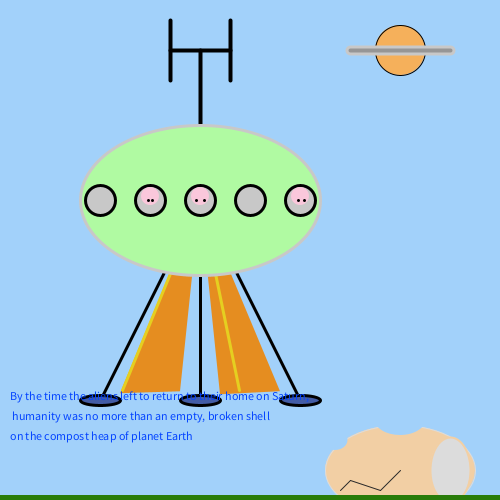
Frame 1 (no input)
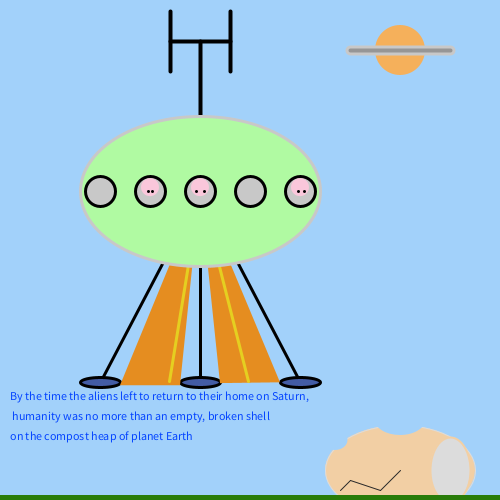
Frame 60 (the mouse pressed at the canvas centre just before this capture)
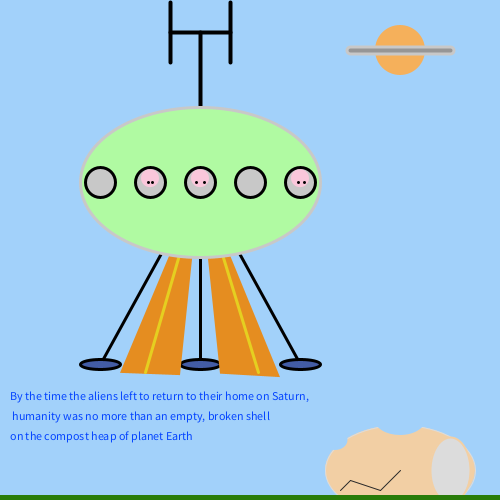
Frame 120 (the mouse held since frame 60 and released just before this capture)

The Processing sketch that drew these frames (run headless with seeded random() and noise(); from frame 60 on, the mouse is pressed at the canvas centre):

// Processing sketch: processing_180605
// ── processing_180605.pde

float shipx = 200;
float shipy = 200;
float pody = 400;

void setup ()
{
size (500,500);
}

void draw ()
{
  
background (#A2D1FA);

//saturn
fill (#F5B05B);
ellipse (400,50, 50,50);
stroke (200);
strokeWeight (10);
line (350, 50, 450, 50);
stroke (150);
strokeWeight (4);
line (350,50,450,50);

//aerial
stroke (0);
strokeWeight (4);
line (shipx, shipy,shipx, shipy - 150);
line (shipx - 30, shipy - 150, shipx + 30, shipy -150);
line (shipx - 30, shipy - 120, shipx - 30, shipy - 180);
line (shipx +30 ,shipy - 120,shipx +30, shipy -180);

stroke (0);
strokeWeight (3);
//legs
line (shipx,shipy,shipx - 100, pody);
line (shipx,shipy,shipx, pody);
line (shipx,shipy,shipx + 100, pody);

//feet
fill (#435CA5);
ellipse (shipx - 100,pody, 40,10);
ellipse (shipx,pody, 40,10);
ellipse (shipx + 100,pody, 40,10);

//jets
noStroke ();
fill (#E58D20);
triangle (shipx, shipy, shipx - 80, shipy + (random (190,195)), shipx - 20, shipy +(random (190,195)));
stroke (#E5CF20);
line (shipx, shipy,shipx - (random (20,80)),shipy + 190);
noStroke ();
fill (#E58D20);
triangle (shipx, shipy, shipx + 80, shipy + (random (190,195)), shipx + 20, shipy + (random (190,195)));
stroke (#E5CF20);
line (shipx, shipy, shipx  + (random (20,80)), shipy + 190);

//flyingsaucer
stroke(200);
fill (#B0FAA2);
ellipse (shipx,shipy,240,150);

//windows
stroke (0);
fill (200);
ellipse (shipx - 100,shipy, 30,30);
ellipse (shipx - 50,shipy, 30,30);
ellipse (shipx,shipy, 30,30);
ellipse (shipx + 50,shipy, 30,30);
ellipse (shipx + 100,shipy, 30,30);

//faces
noStroke ();
fill (#FAC7DB);
ellipse (shipx, shipy - 4,18,18);
ellipse (shipx - 50, shipy - 4,18,18);
ellipse (shipx + 100, shipy - 4,18,18);
//eyes
stroke(0);
point (shipx - 48, shipy);
point (shipx -52, shipy);
point (shipx - 4, shipy);
point (shipx  + 4, shipy);
point (shipx + 98, shipy);
point (shipx + 104, shipy);

noStroke ();
fill (#F2CFA4);
stroke (220);
strokeWeight (1);
ellipse (400, 470, 150,90);
noStroke ();
fill (#A2D1FA);
ellipse (335,440,25,20);
ellipse (400,420, 50,30);
stroke (#F2CFA4);
strokeWeight (2);
fill (220);
ellipse (450, 470, 40,65);
stroke (40);
strokeWeight (1);
line (350, 480, 380, 490);
line (350,480, 340, 490);
line (380,490, 400, 470);

//grass
noStroke ();
fill (#297C09);
rect (0, 495, 500,5);

textSize(12);
fill (#0343FF);
text ("By the time the aliens left to return to their home on Saturn,", 10, 400);
text (" humanity was no more than an empty, broken shell", 10,420);
text ("on the compost heap of planet Earth", 10, 440);
 
pody = pody - 0.30;
shipy = shipy - 0.15;

}
